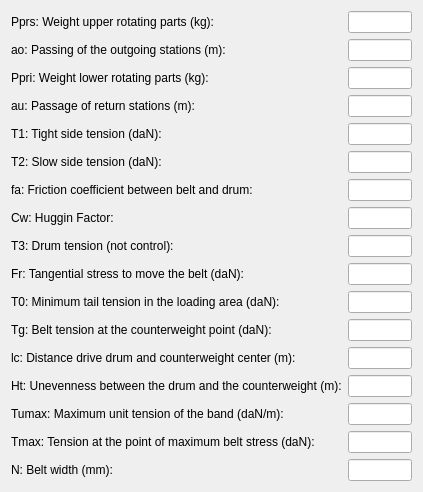
                                      <widget class="QWidget" name="scrollAreaWidgetContents_2">
                                       <property name="geometry">
                                        <rect>
                                         <x>0</x>
                                         <y>0</y>
                                         <width>423</width>
                                         <height>471</height>
                                        </rect>
                                       </property>
                                       <layout class="QFormLayout" name="formLayout_6">
                                        <item row="0" column="1">
                                         <widget class="QLineEdit" name="lineEdit_pprs_bp2"/>
                                        </item>
                                        <item row="1" column="0">
                                         <widget class="QLabel" name="label_143">
                                          <property name="text">
                                           <string>ao: Passing of the outgoing stations (m):</string>
                                          </property>
                                         </widget>
                                        </item>
                                        <item row="1" column="1">
                                         <widget class="QLineEdit" name="lineEdit_ao_bp2"/>
                                        </item>
                                        <item row="2" column="0">
                                         <widget class="QLabel" name="label_144">
                                          <property name="text">
                                           <string>Ppri: Weight lower rotating parts (kg):</string>
                                          </property>
                                         </widget>
                                        </item>
                                        <item row="2" column="1">
                                         <widget class="QLineEdit" name="lineEdit_ppri_bp2"/>
                                        </item>
                                        <item row="3" column="0">
                                         <widget class="QLabel" name="label_145">
                                          <property name="text">
                                           <string>au: Passage of return stations (m): </string>
                                          </property>
                                         </widget>
                                        </item>
                                        <item row="3" column="1">
                                         <widget class="QLineEdit" name="lineEdit_au_bp2"/>
                                        </item>
                                        <item row="4" column="0">
                                         <widget class="QLabel" name="label_146">
                                          <property name="text">
                                           <string>T1: Tight side tension (daN): </string>
                                          </property>
                                         </widget>
                                        </item>
                                        <item row="4" column="1">
                                         <widget class="QLineEdit" name="lineEdit_t1_bp2"/>
                                        </item>
                                        <item row="5" column="0">
                                         <widget class="QLabel" name="label_147">
                                          <property name="text">
                                           <string>T2: Slow side tension (daN): </string>
                                          </property>
                                         </widget>
                                        </item>
                                        <item row="5" column="1">
                                         <widget class="QLineEdit" name="lineEdit_t2_bp2"/>
                                        </item>
                                        <item row="6" column="0">
                                         <widget class="QLabel" name="label_148">
                                          <property name="text">
                                           <string>fa: Friction coefficient between belt and drum:</string>
                                          </property>
                                         </widget>
                                        </item>
                                        <item row="6" column="1">
                                         <widget class="QLineEdit" name="lineEdit_fa_bp2"/>
                                        </item>
                                        <item row="7" column="0">
                                         <widget class="QLabel" name="label_149">
                                          <property name="text">
                                           <string>Cw: Huggin Factor: </string>
                                          </property>
                                         </widget>
                                        </item>
                                        <item row="7" column="1">
                                         <widget class="QLineEdit" name="lineEdit_cw_bp2"/>
                                        </item>
                                        <item row="8" column="0">
                                         <widget class="QLabel" name="label_180">
                                          <property name="text">
                                           <string>T3: Drum tension (not control): </string>
                                          </property>
                                         </widget>
                                        </item>
                                        <item row="8" column="1">
                                         <widget class="QLineEdit" name="lineEdit_t3_bp2"/>
                                        </item>
                                        <item row="9" column="0">
                                         <widget class="QLabel" name="label_181">
                                          <property name="text">
                                           <string>Fr: Tangential stress to move the belt (daN):</string>
                                          </property>
                                         </widget>
                                        </item>
                                        <item row="9" column="1">
                                         <widget class="QLineEdit" name="lineEdit_fr_bp2"/>
                                        </item>
                                        <item row="11" column="0">
                                         <widget class="QLabel" name="label_182">
                                          <property name="text">
                                           <string>Tg: Belt tension at the counterweight point (daN):</string>
                                          </property>
                                         </widget>
                                        </item>
                                        <item row="11" column="1">
                                         <widget class="QLineEdit" name="lineEdit_tg_bp2"/>
                                        </item>
                                        <item row="12" column="0">
                                         <widget class="QLabel" name="label_183">
                                          <property name="text">
                                           <string>lc: Distance drive drum and counterweight center (m):</string>
                                          </property>
                                         </widget>
                                        </item>
                                        <item row="12" column="1">
                                         <widget class="QLineEdit" name="lineEdit_lc_bp2"/>
                                        </item>
                                        <item row="13" column="0">
                                         <widget class="QLabel" name="label_184">
                                          <property name="text">
                                           <string>Ht: Unevenness between the drum and the counterweight (m):</string>
                                          </property>
                                         </widget>
                                        </item>
                                        <item row="13" column="1">
                                         <widget class="QLineEdit" name="lineEdit_ht_bp2"/>
                                        </item>
                                        <item row="14" column="0">
                                         <widget class="QLabel" name="label_185">
                                          <property name="text">
                                           <string>Tumax: Maximum unit tension of the band (daN/m):</string>
                                          </property>
                                         </widget>
                                        </item>
                                        <item row="14" column="1">
                                         <widget class="QLineEdit" name="lineEdit_tumax_bp2"/>
                                        </item>
                                        <item row="15" column="0">
                                         <widget class="QLabel" name="label_186">
                                          <property name="text">
                                           <string>Tmax: Tension at the point of maximum belt stress (daN):</string>
                                          </property>
                                         </widget>
                                        </item>
                                        <item row="15" column="1">
                                         <widget class="QLineEdit" name="lineEdit_tmax_bp2"/>
                                        </item>
                                        <item row="16" column="0">
                                         <widget class="QLabel" name="label_187">
                                          <property name="text">
                                           <string>N: Belt width (mm): </string>
                                          </property>
                                         </widget>
                                        </item>
                                        <item row="16" column="1">
                                         <widget class="QLineEdit" name="lineEdit_N_bp2"/>
                                        </item>
                                        <item row="10" column="0">
                                         <widget class="QLabel" name="label_195">
                                          <property name="text">
                                           <string>T0: Minimum tail tension in the loading area (daN):</string>
                                          </property>
                                         </widget>
                                        </item>
                                        <item row="10" column="1">
                                         <widget class="QLineEdit" name="lineEdit_t0_bp2"/>
                                        </item>
                                        <item row="0" column="0">
                                         <widget class="QLabel" name="label_130">
                                          <property name="text">
                                           <string>Pprs: Weight upper rotating parts (kg):</string>
                                          </property>
                                         </widget>
                                        </item>
                                       </layout>
                                      </widget>
